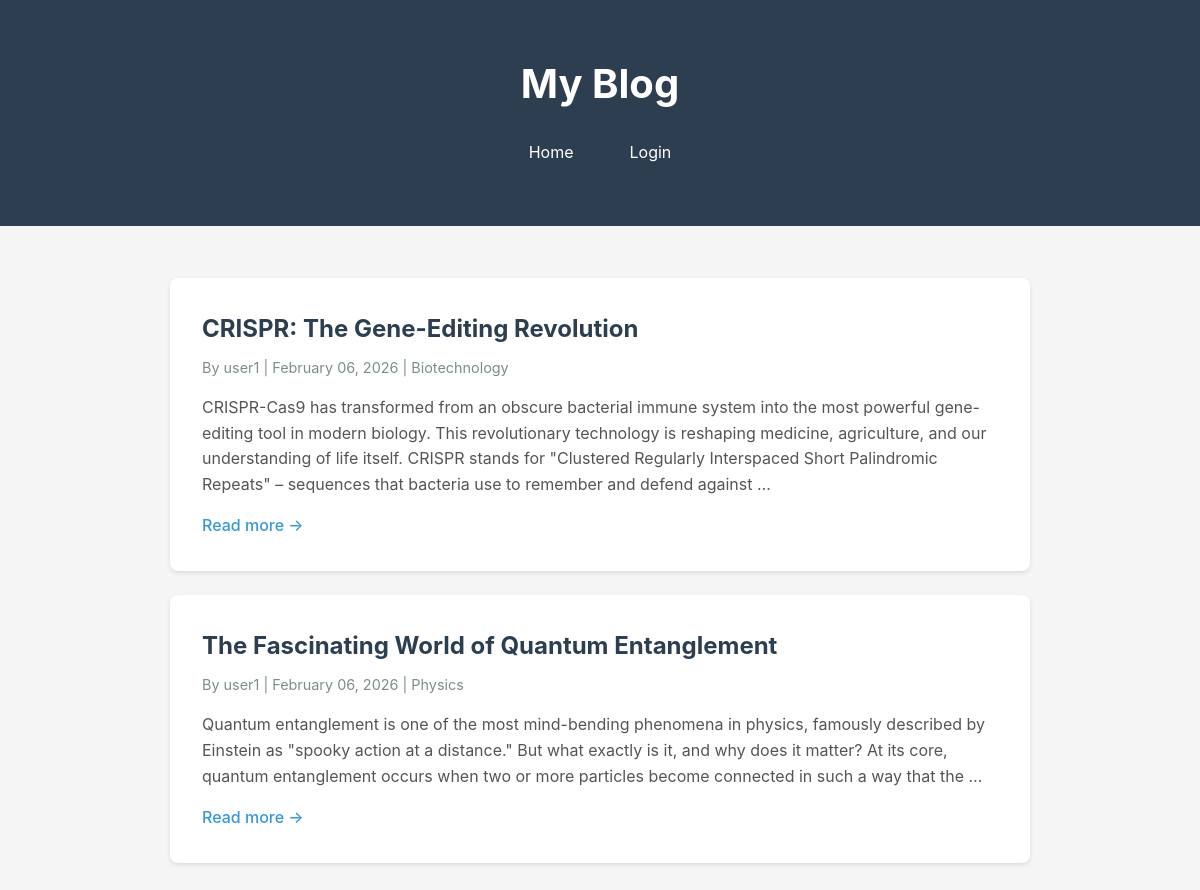
The app's page /, older data.
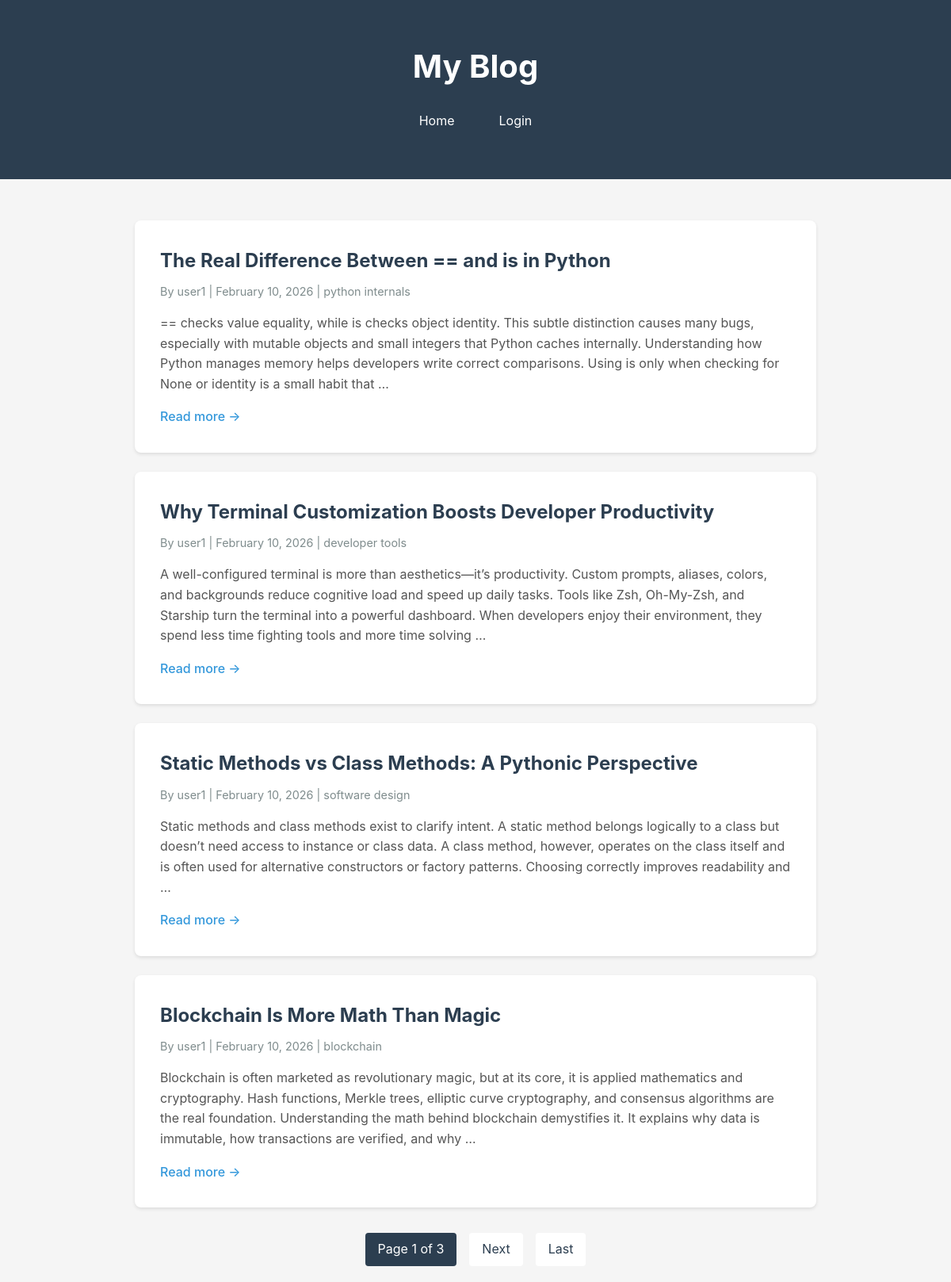
The same page, newer data.
### blog/models.py (models this page shows, shortened)
class Post(models.Model):
    STATUS_CHOICES = (
        ('draft', 'Draft'),
        ('published', 'Published')
    )
    title = models.CharField(max_length=200)
    slug = models.SlugField(unique=True, max_length=100, blank=True)
    author = models.ForeignKey(User, on_delete=models.CASCADE, related_name='blog_posts')
    content = models.TextField()
    category = models.CharField(max_length=100, blank=True, null=True)
    status = models.CharField(max_length=10, choices=STATUS_CHOICES, default='draft')
    created_at = models.DateTimeField(auto_now_add=True)
    updated_at = models.DateTimeField(auto_now=True)
    class Meta:
        ordering = ['-created_at']

### blog/views.py (the view)
# urls.py: path('', views.post_list, name='home'),
def post_list(request):
    posts_list = Post.objects.filter(status='published').order_by('-created_at')
    paginator = Paginator(posts_list, 4)  # 4 posts per page
    page_number = request.GET.get('page')
    posts = paginator.get_page(page_number)
    context = {
        'posts': posts,
        'is_paginated': posts.has_other_pages(),
        'page_obj': posts
    }
    return render(request, 'home.html', context)

### blog/templates/home.html (shortened to what this page needs)
<!DOCTYPE html>
<html lang="en">
<head>
</head>
<body>
    <header>
        <div class="container">
            <h1>My Blog</h1>
            <nav class="header-nav">
                <a href="{% url 'home' %}" class="nav-link">Home</a>
                {% if user.is_authenticated %}
                    <a href="{% url 'post_create' %}" class="nav-link btn-create">+ Create Post</a>
                    <span class="nav-link">Welcome, {{ user.username }}</span>
                    <a href="{% url 'logout' %}" class="nav-link">Logout</a>
                {% else %}
                    <a href="{% url 'login' %}" class="nav-link">Login</a>
                {% endif %}
            </nav>
        </div>
    </header>
    <div class="container">
        {% if posts %}
            {% for post in posts %}
            <article class="post">
                <h2>
                    <a href="{% url 'post_detail' post.slug %}">{{ post.title }}</a>
                </h2>
                <div class="post-meta">
                    By {{ post.author.username }} | {{ post.created_at|date:"F d, Y" }}
                    {% if post.category %}
                        | <span>{{ post.category }}</span>
                    {% endif %}
                </div>
                <div class="post-excerpt">
                    {{ post.content|truncatewords:50 }}
                </div>
                <div class="post-actions">
                    <a href="{% url 'post_detail' post.slug %}" class="read-more">Read more →</a>
                </div>
            </article>
            {% endfor %}
            {% if is_paginated %}
            <div class="pagination">
                <span class="current">
                    Page {{ page_obj.number }} of {{ page_obj.paginator.num_pages }}
                </span>
                {% if page_obj.has_next %}
                    <a href="?page={{ page_obj.next_page_number }}">Next</a>
                    <a href="?page={{ page_obj.paginator.num_pages }}">Last</a>
                {% endif %}
            </div>
            {% endif %}
        {% else %}
            <div class="no-posts">
                <h2>No posts yet</h2>
                <p>Check back later for new content!</p>
            </div>
        {% endif %}
    </div>
</body>
</html>

Row changes from the older to the newer data that the page shows:
no longer on this page (row unchanged): Post: title "CRISPR: The Gene-Editing Revolution", author.username "user1", created_at "February 06, 2026", category "Biotechnology", content "CRISPR-Cas9 has transformed from an obscure bacterial immune system into the most powerful gene-editing tool in modern biology. This revolutionary technology is reshaping medicine, agriculture, and our understanding of life itself. CRISPR stands for \"Clustered Regularly Interspaced Short Palindromic Repeats\" – sequences that bacteria use to remember and defend against …"
no longer on this page (row unchanged): Post: title "The Fascinating World of Quantum Entanglement", author.username "user1", created_at "February 06, 2026", category "Physics", content "Quantum entanglement is one of the most mind-bending phenomena in physics, famously described by Einstein as \"spooky action at a distance.\" But what exactly is it, and why does it matter? At its core, quantum entanglement occurs when two or more particles become connected in such a way that the …"
added Post: title "The Real Difference Between == and is in Python", author.username "user1", created_at "February 10, 2026", category "python internals", content "== checks value equality, while is checks object identity. This subtle distinction causes many bugs, especially with mutable objects and small integers that Python caches internally. Understanding how Python manages memory helps developers write correct comparisons. Using is only when checking for None or identity is a small habit that …"
added Post: title "Why Terminal Customization Boosts Developer Productivity", author.username "user1", created_at "February 10, 2026", category "developer tools", content "A well-configured terminal is more than aesthetics—it’s productivity. Custom prompts, aliases, colors, and backgrounds reduce cognitive load and speed up daily tasks. Tools like Zsh, Oh-My-Zsh, and Starship turn the terminal into a powerful dashboard. When developers enjoy their environment, they spend less time fighting tools and more time solving …"
added Post: title "Static Methods vs Class Methods: A Pythonic Perspective", author.username "user1", created_at "February 10, 2026", category "software design", content "Static methods and class methods exist to clarify intent. A static method belongs logically to a class but doesn’t need access to instance or class data. A class method, however, operates on the class itself and is often used for alternative constructors or factory patterns. Choosing correctly improves readability and …"
added Post: title "Blockchain Is More Math Than Magic", author.username "user1", created_at "February 10, 2026", category "blockchain", content "Blockchain is often marketed as revolutionary magic, but at its core, it is applied mathematics and cryptography. Hash functions, Merkle trees, elliptic curve cryptography, and consensus algorithms are the real foundation. Understanding the math behind blockchain demystifies it. It explains why data is immutable, how transactions are verified, and why …"
Text that changed along with them:
{{ page_obj.number }}: (not shown) → "1"
{{ page_obj.paginator.num_pages }}: (not shown) → "3"
text now shown: "Page of Next Last"
